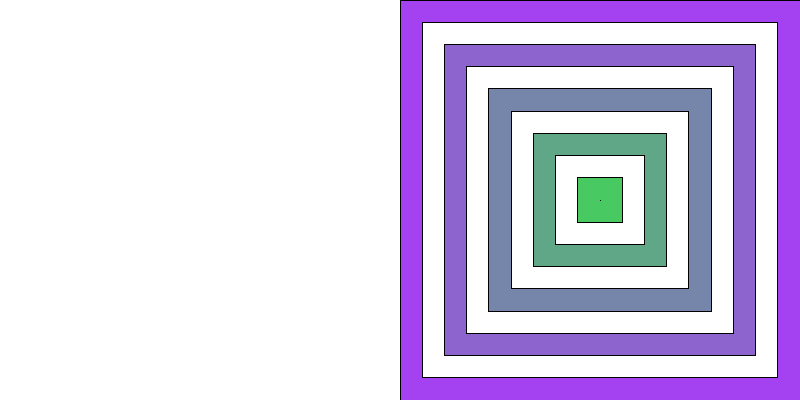
Frame 1 (no input)
Frame 60 (the mouse pressed at the canvas centre just before this capture): identical to frame 1, image omitted
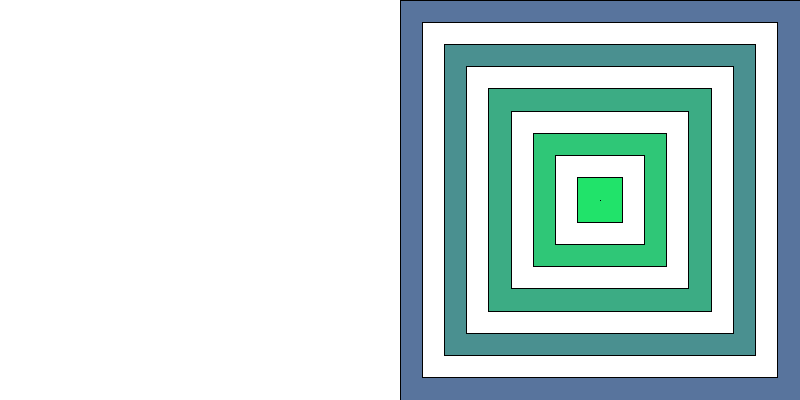
Frame 120 (the mouse held since frame 60 and released just before this capture)

The Processing sketch that drew these frames (run headless with seeded random() and noise(); from frame 60 on, the mouse is pressed at the canvas centre):

// Processing sketch: sketch_230613b_lerpColor_cambiaCadaSegundo
// ── sketch_230613b_lerpColor_cambiaCadaSegundo.pde
float ang;
color colOrigen;
color colDestino;

void setup() {
  size(800, 400);
  ang = 0;
  asignaNuevosColoresAleatorios();
}
void draw() {
  background(255);
  translate(600, 200);
  //invoco a la funcion declarada por mi:
  dibujaMiArteOptico();
  if ( mouseX>400 ) {
    ang+=.1;
  }

  if ( frameCount%60==0 ) {
    asignaNuevosColoresAleatorios();
  }
  //mostrar la imagen original:
}

void mousePressed() {
  ang = 0;
  asignaNuevosColoresAleatorios();
}

// ── misFunciones.pde
//declaro una funcion que dibuja mi arte optico:
void dibujaMiArteOptico() {
  for ( int i=0; i<10; i++) {
    rotate( radians( ang ) ); //TWO_PI = 360º
    rectMode(CENTER);
    float tam = map(i, 0, 9, 400, 0);
    if ( i%2==0 ) {


      fill(  lerpColor(colOrigen, colDestino, map(i, 0, 9, 0, 1) ) );
    } else {
      fill(255);
    }

    rect( 0, 0, tam, tam);
  }
}

void asignaNuevosColoresAleatorios() {
  //guardo en una variable un color:
  colOrigen = color(random(255),random(255),random(255));
  //guardo en otra variable otro color:
  colDestino = color(random(255), random(255), random(255));
}
